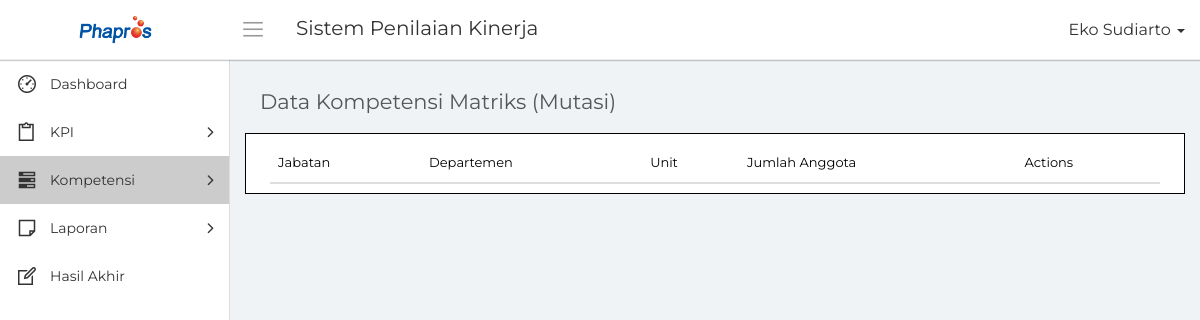
Before: /kompetensi_matriks_mutasi.php (signed in) with the older database file.
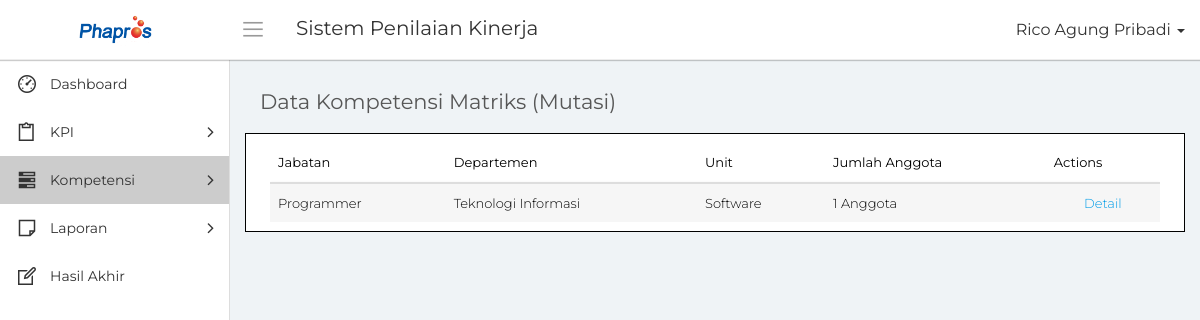
After: the same page with the newer database file.
### tables this page shows
CREATE TABLE `mutasi_pegawai` (
  `id_mutasi` bigint(20) NOT NULL,
  `id_anggota` bigint(20) NOT NULL,
  `id_jabatan_lama` bigint(20) NOT NULL,
  `id_departemen_lama` bigint(20) NOT NULL,
  `id_unit_lama` bigint(20) NOT NULL,
  `id_jabatan_baru` bigint(20) NOT NULL,
  `id_departemen_baru` bigint(20) NOT NULL,
  `id_unit_baru` bigint(20) NOT NULL,
  `id_periode` bigint(20) NOT NULL,
  `tanggal_mutasi` date NOT NULL,
  `tanggal_input` date NOT NULL
);

CREATE TABLE `mst_jabatan` (
  `id_jabatan` bigint(20) NOT NULL,
  `nama_jabatan` varchar(50) NOT NULL,
  `tanggal_input` date NOT NULL
);

CREATE TABLE `mst_departemen` (
  `id_departemen` bigint(20) NOT NULL,
  `nama_departemen` varchar(50) NOT NULL,
  `tanggal_input` date NOT NULL
);

CREATE TABLE `mst_unit` (
  `id_unit` bigint(20) NOT NULL,
  `nama_unit` varchar(50) NOT NULL,
  `tanggal_input` date NOT NULL
);

### conn/database.php (called while the page is built, shortened)
<?php
	class database{
		function __construct(){
			$this->connection = new mysqli('localhost', 'root', '','phapros_final');
		}
		function tampil_periode($id_periode = null){
			$hasil = [];
			if($id_periode == null)
				$query = $this->connection->query("SELECT * FROM mst_periode");
			else
				$query = $this->connection->query("SELECT * FROM mst_periode WHERE id_periode = '$id_periode'");
			while($tampil = $query->fetch_array())
				$hasil[] = $tampil;
			return $hasil;
		}
		function tampil_jabatan_matriks2($id_departemen = null)
		{
			$hasil = [];
			$query = $this->connection->query("SELECT mp.*, j.nama_jabatan, d.nama_departemen, u.nama_unit FROM mutasi_pegawai mp LEFT JOIN mst_jabatan j ON mp.id_jabatan_lama = j.id_jabatan LEFT JOIN mst_departemen d ON mp.id_departemen_lama = d.id_departemen LEFT JOIN mst_unit u ON mp.id_unit_lama = u.id_unit WHERE mp.id_departemen_lama = '$id_departemen' GROUP BY mp.id_jabatan_lama, mp.id_departemen_lama, mp.id_unit_lama");
			while($tampil = $query->fetch_array())
				$hasil[] = $tampil;
			return $hasil;
		}
		function hitung_pegawai_mutasi($id_periode = null, $id_jabatan = null, $id_departemen = null, $id_unit = null)
		{
			$jml = 0;
			$query = $this->connection->query("SELECT * FROM mutasi_pegawai WHERE id_jabatan_lama = '$id_jabatan' AND id_departemen_lama = '$id_departemen' AND id_unit_lama = '$id_unit' AND id_periode = '$id_periode'");
			while($tampil = $query->fetch_array())
				$jml = $jml+1;
			return $jml;
		}
	}
?>

### kompetensi_matriks_mutasi.php (the view, shortened to what the changed rows need)
<?php
    include "conn/database.php";
    $db = new database();
    $nama = $_SESSION['nama'];
    $departemenL = $_SESSION['id_departemen'];
    $idA = 'kosong';
    foreach($db->tampil_periode() as $tPer)
    {
        if($tPer['status'] == 1)
        {
            $idA = $tPer['id_periode'];
        }
    }
?>
<!DOCTYPE html>
<html>
    <head>
        <link rel="stylesheet" type="text/css" href="assets/css/bootstrap.min.css">
        <link rel="stylesheet" type="text/css" href="assets/css/font-awesome.min.css">
        <link rel="stylesheet" type="text/css" href="assets/css/line-awesome.min.css">
        <link rel="stylesheet" type="text/css" href="assets/css/datatables.min.css"/>
		<link rel="stylesheet" type="text/css" href="assets/css/select2.min.css">
		<link rel="stylesheet" type="text/css" href="assets/css/bootstrap-datetimepicker.min.css">
        <link rel="stylesheet" type="text/css" href="assets/css/style.css">
    </head>
    <body>
        <div class="main-wrapper">
            <div class="header">
				<ul class="nav navbar-nav navbar-right user-menu pull-right">
					<li class="dropdown">
						<a href="" class="dropdown-toggle user-link" data-toggle="dropdown" title="Admin">
							<span>
                                <?php echo $nama; ?>
                            </span>
							<i class="caret"></i>
						</a>
					</li>
				</ul>
            </div>
            <div class="page-wrapper">
                <div class="content container-fluid">
                    <div class="row" style="border:1px solid black;color:black; background-color:white; padding:1%;">
                        <div class="col-md-12">
                            <div class="table-responsive">
                                <table class="table table-striped custom-table m-b-0 display" id="tabel">
                                    <thead>
                                        <tr>
                                            <th>Jabatan</th>
                                            <th>Departemen</th>
                                            <th>Unit</th>
                                            <th>Jumlah Anggota</th>
                                            <th>Actions</th>
                                        </tr>
                                    </thead>
                                    <tbody>
                                    <?php
                                        foreach($db->tampil_jabatan_matriks2($departemenL) as $data)
                                        {
                                    ?>
                                            <tr>
                                                <td><?php echo $data['nama_jabatan']; ?></td>
                                                <td><?php echo $data['nama_departemen']; ?></td>
                                                <td><?php echo ($data['nama_unit'] == null)?('-'):($data['nama_unit']); ?></td>
                                                <td><?php echo $db->hitung_pegawai_mutasi($idA, $data['id_jabatan_lama'], $data['id_departemen_lama'], $data['id_unit_lama']); ?> Anggota</td>
                                                <td class="text-center  ">
                                                    <div class="dropdown">
                                                        <a href="detail_jabatan_matriks_mutasi.php?id_jabatan=<?php echo $data['id_jabatan_lama']."&&id_departemen=".$data['id_departemen_lama']."&&id_unit=".$data['id_unit_lama']; ?>">Detail</a>
                                                    </div>
                                                </td>
                                            </tr>
                                    <?php
                                        }
                                    ?>
                                    </tbody>
                                </table>
                            </div>
                        </div>
                    </div>
                </div>
            </div>
        </div>
    </body>
</html>

Changed rows visible on the page:
added mutasi_pegawai: mst_jabatan.nama_jabatan "Programmer", mst_departemen.nama_departemen "Teknologi Informasi", mst_unit.nama_unit "Software", hitung_pegawai_mutasi "1"
Other visible differences:
$nama: "Eko Sudiarto" → "Rico Agung Pribadi"
